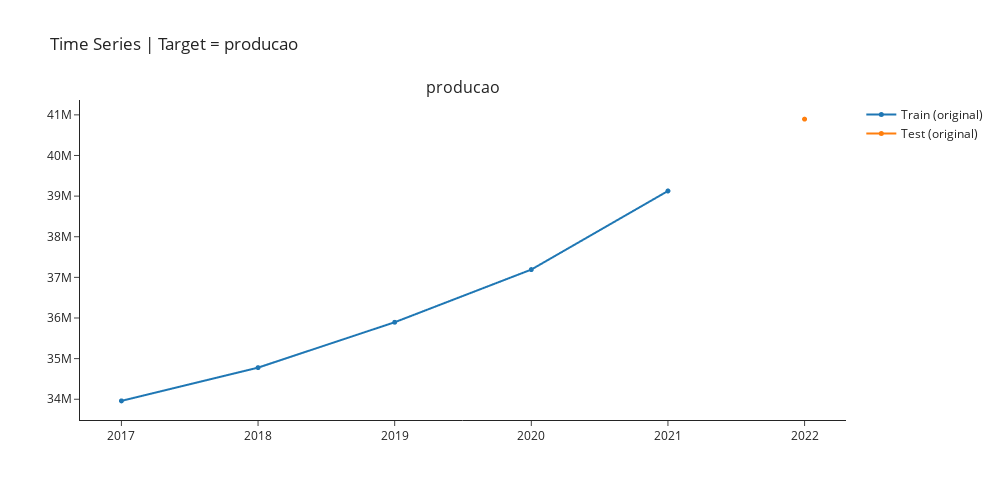

The cell this chart's notebook holds for it:
### Markdown cell above
## Checking Train-Test Split

### Code cell
exp.plot_model(plot="train_test_split",fig_kwargs = {"height":500,"width":1000,"template": "simple_white","hoverinfo":"none","big_data_threshold":10})

### Figure 1 — Plotly figure (JSON) as saved in the notebook; plotly's stock layout.template omitted (floating-point values rounded to 4 significant figures)
{"data": [{"hoverinfo": "none", "line": {"width": 2}, "marker": {"size": 5}, "mode": "lines+markers", "name": "Train (original)", "type": "scattergl", "x": [2017, 2018, 2019, 2020, 2021, 2022], "xaxis": "x", "y": [33959879, 34777936, 35895207, 37191638, 39126269, null], "yaxis": "y"}, {"hoverinfo": "none", "line": {"width": 2}, "marker": {"size": 5}, "mode": "lines+markers", "name": "Test (original)", "type": "scattergl", "x": [2017, 2018, 2019, 2020, 2021, 2022], "xaxis": "x", "y": [null, null, null, null, null, 40894968], "yaxis": "y"}], "layout": {"annotations": [{"font": {"size": 16}, "showarrow": false, "text": "producao", "x": 0.5, "xanchor": "center", "xref": "paper", "y": 1, "yanchor": "bottom", "yref": "paper"}], "autosize": false, "height": 500, "showlegend": true, "title": {"text": "Time Series | Target = producao"}, "width": 1000, "xaxis": {"anchor": "y", "domain": [0, 1]}, "yaxis": {"anchor": "x", "domain": [0, 1]}}}
